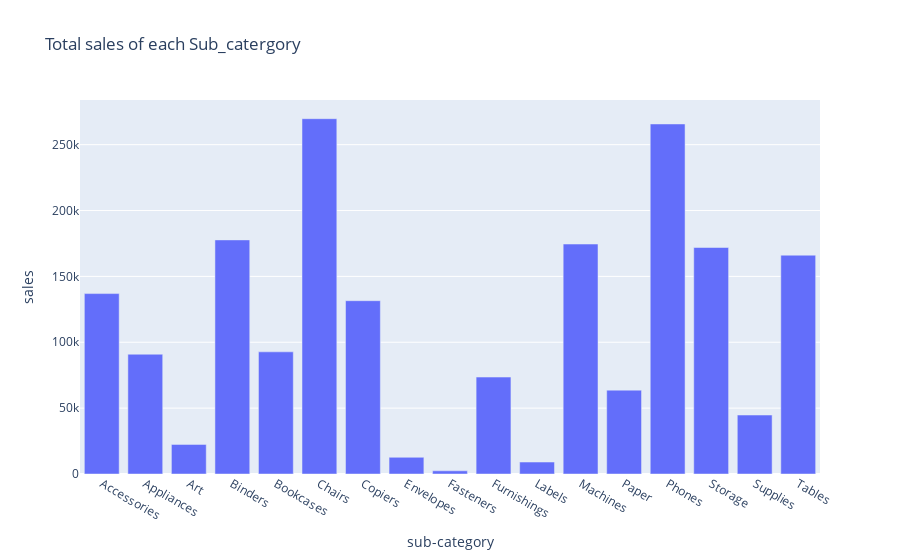

This figure's notebook cell:
### Code cell
SubCategory_sales = df.groupby('sub-category', as_index=False)['sales'].sum()

px.bar(data_frame= SubCategory_sales , x = "sub-category" , y = "sales", title="Total sales of each Sub_catergory")

### Figure 1 — Plotly figure (JSON) as saved in the notebook; plotly's stock layout.template omitted (floating-point values rounded to 4 significant figures)
{"data": [{"alignmentgroup": "True", "hovertemplate": "sub-category=%{x}<br>sales=%{y}<extra></extra>", "legendgroup": "", "marker": {"color": "#636efa", "pattern": {"shape": ""}}, "name": "", "offsetgroup": "", "orientation": "v", "showlegend": false, "textposition": "auto", "type": "bar", "x": ["Accessories", "Appliances", "Art", "Binders", "Bookcases", "Chairs", "Copiers", "Envelopes", "Fasteners", "Furnishings", "Labels", "Machines", "Paper", "Phones", "Storage", "Supplies", "Tables"], "xaxis": "x", "y": [136900.0, 90920.0, 22470.0, 177700.0, 92740.0, 269700.0, 131500.0, 12670.0, 2420.0, 73580.0, 9077.0, 174600.0, 63650.0, 265700.0, 171900.0, 44770.0, 166100.0], "yaxis": "y"}], "layout": {"barmode": "relative", "legend": {"tracegroupgap": 0}, "title": {"text": "Total sales of each Sub_catergory"}, "xaxis": {"anchor": "y", "domain": [0, 1], "title": {"text": "sub-category"}}, "yaxis": {"anchor": "x", "domain": [0, 1], "title": {"text": "sales"}}}}
